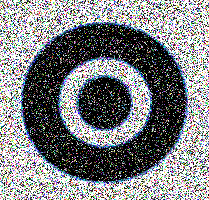
#> input picture 2_image_processing/2_image_threshold/bimodal_image.png, 209 x 200 px, found by its file name
$ python 3_otsu_binarization_implementation.py
#> lines starting #> are read from the running program, lines starting #| are printed output that depends on the picture; after the words box and inside, x2 and y2 are one past the last pixel; in counts of white or black regions, pixels touching at a corner belong together
import cv2 as cv
import numpy as np

img = cv.imread('2_image_processing/2_image_threshold/bimodal_image.png', 0)
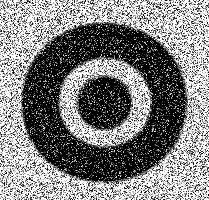
#> img: shape (200, 209); min 0, max 255, mean 127.9
blur = cv.GaussianBlur(img, (5, 5), 0)
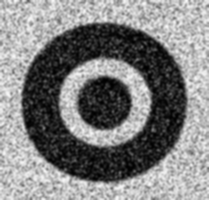
#> blur: shape (200, 209); min 0, max 248, mean 127.9

# 정규화된 히스토그램과 히스토그램의 누적 분포 함수를 생성한다
# cv.calcHist(images, channels, mask, histSize, ranges[, hist[, accumulate]]) -> hist
# 행렬의 값을 통해 히스토그램을 생성한다.
# images. 입력 행렬들. 모두 반드시 같은 차원, 크기와 타입을 가져야한다.
# channels. 히스토그램을 계산할 때 사용할 채널 목록.
# mask. 필수는 아님. 만약 사용할거면 사용할 행렬 image[i]와 갖은 크기를 갖는 8비트 행렬이어야한다.
# histSize. 각 차원별 히스토그램의 크기를 원소로 갖는 행렬
# ranges. 각 차원의 히스토그램의 bin boundaries의 차원행렬들의 행렬.
# hist. 출력 히스토그램.
hist = cv.calcHist([blur], [0], None, [256], [0, 256])
#> hist = 256 values, max 493 at index 195, min 0 at index 249, mean 163.3
# ndarray.ravel()
# 다차원 행렬을 1-D 행렬로 바꾼다.
# ndarray.max()
# 행렬의 최대값을 출력한다
hist_norm = hist.ravel() / hist.max()   # 히스토그램의 각 원소에 히스토그램의 최대값으로 나눠준다
#> hist_norm = 256 values, max 1 at index 195, min 0 at index 249, mean 0.331
# ndarray.cumsum()
# 해당 행렬의 누적합 행렬을 출력한다.
# 예) [1 2 3 4 5 6].cumsum() == [1 3 6 10 15 21]
Q = hist_norm.cumsum()
#> Q = 256 values from 0.00811 to 84.79

bins = np.arange(256)

# numpy.inf
# 상수. 무한이라는 뜻
fn_min = np.inf
thresh = -1

for i in range(1, 256):
    # numpy.hsplit(ary, indices_or_sections)
    # ary. 나뉘어질 행렬
    # indices_or_sections. 정수 혹은 1-D 행렬. 만약 정수 N아면 ary는 axis를 기준으로 N 개의 같은 크기의 행렬로 나뉘어짐
    #                                       1-D 행렬이면 그 행렬의 원소들은 행렬이 axis에 따라서 어디서 split 되는지를 나타냄.
    #                                       [2, 3]이고 axis=0이면 ary[:2], ary[2:3], ary[3:] 로 나뉨
    # hsplit은 여기서 axis = 1이다
    p1, p2 = np.hsplit(hist_norm, [i]) # 확률
    # hist_norm은 1x256 행렬이므로 이 행렬을 [i]로 나눌 때,
    # hist_norm[:i] 와 hist_norm[:i] 으로 나뉨

    q1, q2 = Q[i], Q[255] - Q[i] # 클래스의 누적합
    b1, b2 = np.hsplit(bins, [i]) # 무게

    # 평균과 변화량 찾기
    m1, m2 = np.sum(p1 * b1) / q1, np.sum(p2 * b2) / q2
    v1, v2 = np.sum(((b1 - m1) ** 2) * p1) / q1, np.sum(((b2 - m2) ** 2) * p2) / q2

    # 최소함수 계산하기
    fn = v1 * q1 + v2 * q2
    if fn < fn_min:
        fn_min = fn
        thresh = i
#> this loop made 255 passes
#> (p1, q1, q2, m1, m2, v1, v2, fn) on passes 1 to 6: ([0.00811], 0.0467, 84.74, 0, 128, 0, 6092.9, 516313.3), ([0.00811, 0.0385], 0.114, 84.67, 0.339, 128.1, 0.156, 6090.4, 515692.4), ([0.00811, 0.0385, 0.0669], 0.245, 84.54, 0.702, 128.3, 0.489, 6087.3, 514631.3), ([0.00811, 0.0385, 0.0669, 0.132], 0.414, 84.37, 1.37, 128.6, 0.957, 6075, 512566.7), ([0.00811, 0.0385, 0.0669, 0.132, 0.168], 0.645, 84.14, 1.92, 128.9, 1.46, 6060.8, 509965.6), ([0.00811, 0.0385, 0.0669, 0.132, 0.168, 0.231], 0.903, 83.88, 2.66, 129.3, 1.97, 6037.2, 506429.4)
#> (q1, q2, m1, m2, v1, v2, fn, fn_min) on passes 9 to 14: (1.93, 82.86, 4.57, 130.8, 4.11, 5948.8, 492917.6, 492917.6), (2.32, 82.46, 5.27, 131.4, 4.98, 5909.2, 487295.1, 487295.1), (2.72, 82.06, 5.95, 132, 5.92, 5867.3, 481503.8, 481503.8), (3.19, 81.6, 6.46, 132.7, 7.07, 5829.6, 475706.6, 475706.6), (3.69, 81.1, 7.09, 133.4, 8.41, 5782.8, 469003.5, 469003.5), (4.27, 80.52, 7.65, 134.3, 9.92, 5735.3, 461822.1, 461822.1)

# OpenCV 함수로 Otsu 임계점 찾기
ret, otsu = cv.threshold(blur, 0, 255, cv.THRESH_BINARY + cv.THRESH_OTSU)
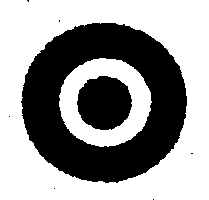
#> otsu: shape (200, 209); 59.9% white; 8 black regions (6 under 20 px), largest, box (x1, y1, x2, y2) and area: (21, 23, 187, 183) 14432, (77, 76, 132, 130) 2316
print( "{} {}".format(thresh, ret))
#| 113 112.0
